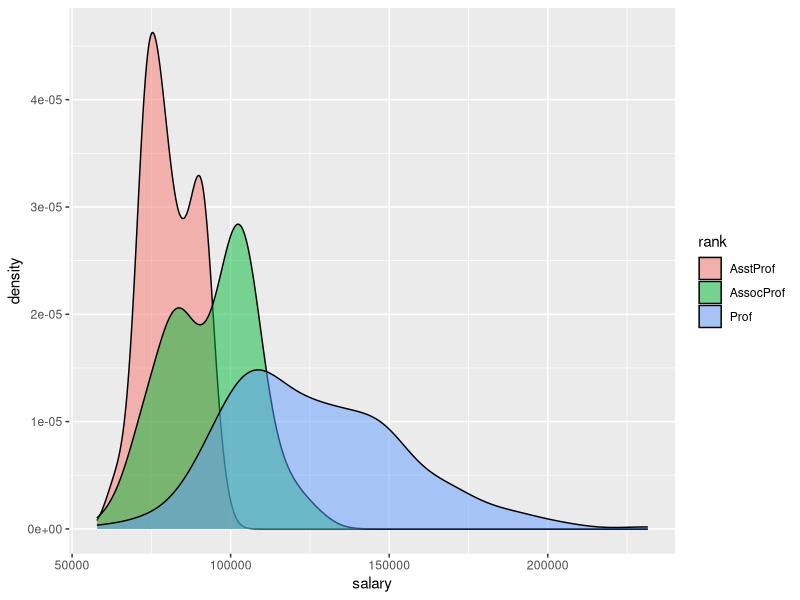
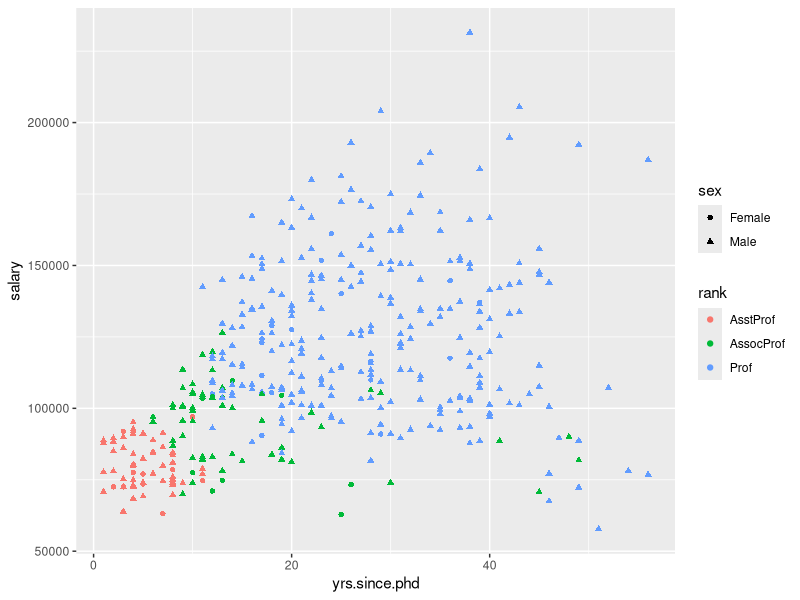
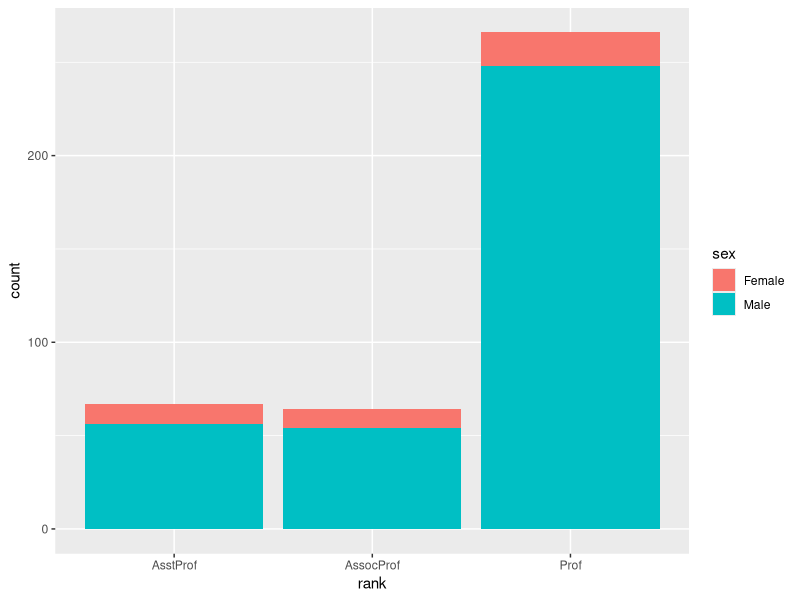
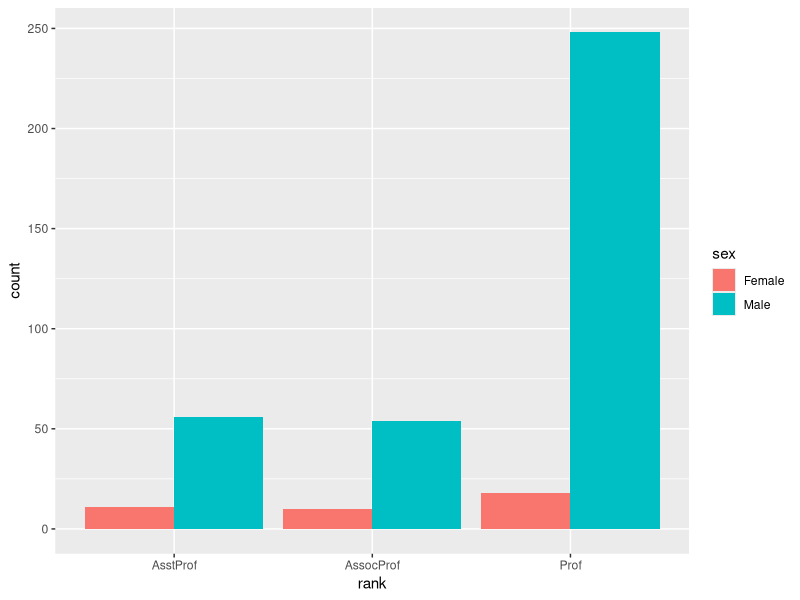
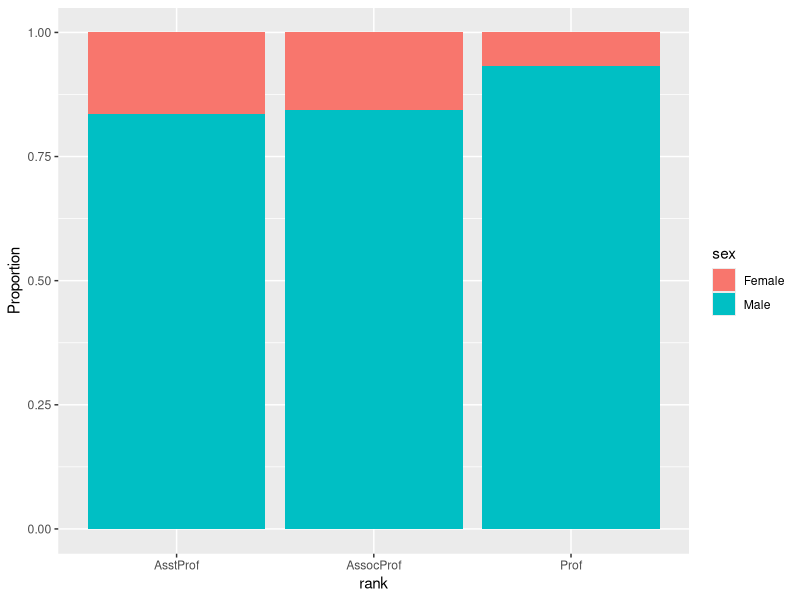
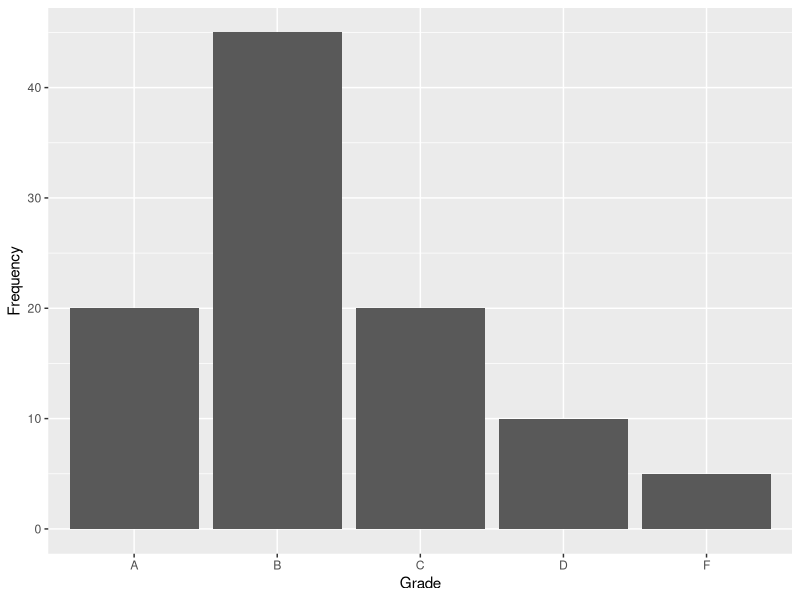
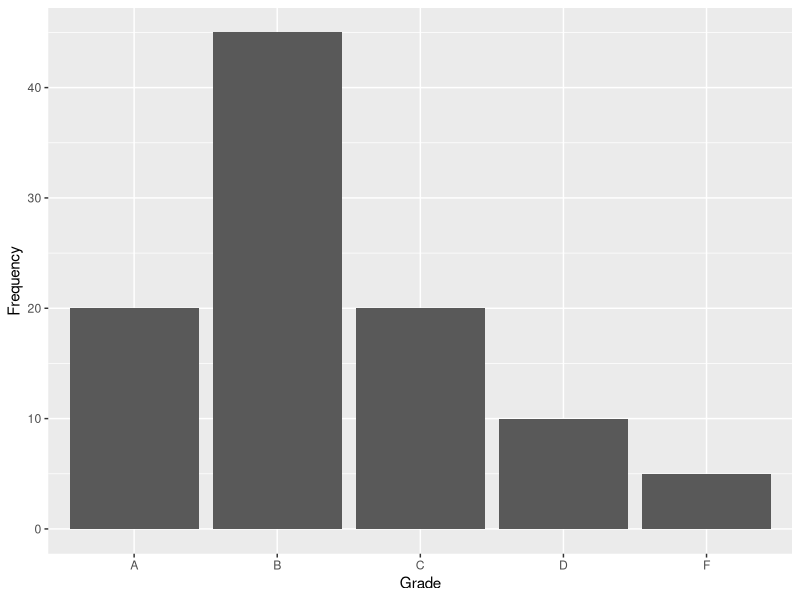
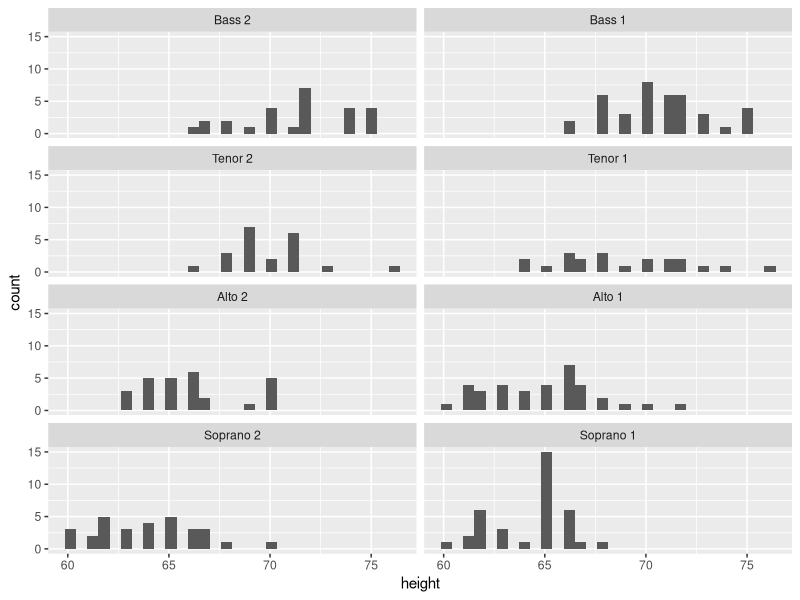

Write R code to recreate these figures, in order.
library(ggplot2)
library(car)
str(Salaries)

#직급별로 다른 색으로 채워진다
ggplot(Salaries, aes(x = salary, fill = rank)) +
  geom_density(alpha = 0.5)


#박사학위 취득이후 기간과 연봉 간의 산점도
#color = rank :직급에 따라서 색을 다르게 해달라는 의미
#shpae = sex :성별에 따라서 다른 도형을 사용해달라는 의미
ggplot(Salaries, aes(x = yrs.since.phd, y = salary,
                     color = rank, shape = sex)) +
  geom_point()


#하나의 그래프 상에 두개의 집단 도표
#fill = sex :성별에 따라서 막대기를 채워달라는 의미

#기본 stack 생성
ggplot(Salaries, aes(x = rank, fill = sex)) +
  geom_bar(position = "stack")

#수평으로 배열
ggplot(Salaries, aes(x = rank, fill = sex)) +
  geom_bar(position = "dodge")

#백분율에 척도되는 비율 
ggplot(Salaries, aes(x = rank, fill = sex)) +
  geom_bar(position = "fill") +
  labs(y = "Proportion")





?geom_bar
#stat에 기본값으로 "count"가 들어가 있다
#(자동으로 데이터 셋에서 개수를 세서 높이를 결정)
#but 지금처럼 높이가 정해져 있을 때는 count 대신에 identity를 사용

presummed <- data.frame(Grade = c("A", "B", "C", "D", "F"),
                        Frequency = c(20, 45, 20, 10, 5))
presummed
ggplot(presummed, aes(x = Grade, y = Frequency)) +
  geom_bar(stat = "identity")


#default로 stat = "identity" 그래프를 만들어주기 때문에
#별도로 인수를 지정 안해줘도 된다.
ggplot(presummed, aes(x = Grade, y = Frequency)) +
  geom_col()










#facet_wrap( ~ 집단사용할 변수,행(열)의개수) 
#한쪽에만 집단사용할 변수를 입력하면
#한열에 수평으로 배치되는 그래프가 된다


library(lattice)
head(singer)


#8명 각각의 그래프
ggplot(singer, aes(x = height)) +
  geom_histogram() +
  facet_wrap( ~ voice.part, nrow = 4)




#facet_grid()
#facet_grid(voice.part ~ .) 한쪽에 생략을 할 때는 .을 찍어줘야한다
#밀도도표
ggplot(singer, aes(x = height, fill = voice.part)) +
  geom_density() +
  facet_grid(voice.part ~ .)



#집단별 그래프
#패널을 만들어서 각각 다른 패널상에서 직급별, 성별에 따른 산점도
ggplot(Salaries, aes(x = yrs.since.phd, y = salary)) +
  geom_point() +
  facet_grid(sex ~ rank)





#한쪽만 하나의 범주형 변수는 행또는 열에 배치를 하고
#나머지 범주형 변수는 색깔이나 모양으로 정보를 표현
#facet_grid( ~ sex)

#하나의 열의 방향으로 성별을 배치하고(직급에 대한 구분을 할 수 가없다)
#직급에 대한 구분은 aes에서 색깔과 모양을 가져온다.
ggplot(Salaries, aes(x = yrs.since.phd, y = salary,
                     color = rank, shape = rank)) +
  geom_point() +
  facet_grid( ~ sex)

















































